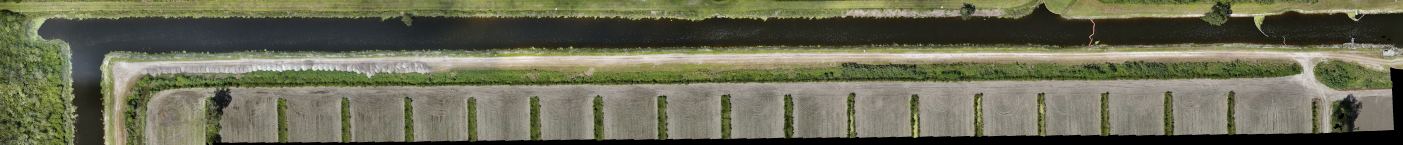
#> input picture maps_image_processing/Figures/sfwmd_2k_top.tif, 1403 x 145 px
$ python water_body_demo.py
#> lines starting #> are read from the running program, lines starting #| are printed output that depends on the picture; after the words box and inside, x2 and y2 are one past the last pixel; in counts of white or black regions, pixels touching at a corner belong together
#> in main, img is the input picture: shape (145, 1403, 3); mean B, G, R 85.4, 107.7, 107.3
### maps_image_processing/grip_sfwmd_top.py
import cv2
import numpy
import math
from enum import Enum

class Pipeline:
    """
    An OpenCV pipeline generated by GRIP.
    """

    def __init__(self):
        """initializes all values to presets or None if need to be set
        """

        self.__blur_type = BlurType.Box_Blur
        self.__blur_radius = 2.7027027027027026

        self.blur_output = None

        self.__hsv_threshold_input = self.blur_output
        self.__hsv_threshold_hue = [0.0, 115.82342954159591]
        self.__hsv_threshold_saturation = [13.758992805755396, 125.11884550084889]
        self.__hsv_threshold_value = [22.93165467625899, 103.47198641765704]

        self.hsv_threshold_output = None

        self.__find_contours_input = self.hsv_threshold_output
        self.__find_contours_external_only = False

        self.find_contours_output = None

        self.__filter_contours_contours = self.find_contours_output
        self.__filter_contours_min_area = 20000.0
        self.__filter_contours_min_perimeter = 0
        self.__filter_contours_min_width = 0
        self.__filter_contours_max_width = 1.0E8
        self.__filter_contours_min_height = 0
        self.__filter_contours_max_height = 1.0E7
        self.__filter_contours_solidity = [0, 100]
        self.__filter_contours_max_vertices = 1000000
        self.__filter_contours_min_vertices = 0
        self.__filter_contours_min_ratio = 0
        self.__filter_contours_max_ratio = 1.0E9

        self.filter_contours_output = None


    def process(self, source0):
        """
        Runs the pipeline and sets all outputs to new values.
        """
        # Step Blur0:
        self.__blur_input = source0
        (self.blur_output) = self.__blur(self.__blur_input, self.__blur_type, self.__blur_radius)

        # Step HSV_Threshold0:
        self.__hsv_threshold_input = self.blur_output
        (self.hsv_threshold_output) = self.__hsv_threshold(self.__hsv_threshold_input, self.__hsv_threshold_hue, self.__hsv_threshold_saturation, self.__hsv_threshold_value)

        # Step Find_Contours0:
        self.__find_contours_input = self.hsv_threshold_output
        (self.find_contours_output) = self.__find_contours(self.__find_contours_input, self.__find_contours_external_only)

        # Step Filter_Contours0:
        self.__filter_contours_contours = self.find_contours_output
        (self.filter_contours_output) = self.__filter_contours(self.__filter_contours_contours, self.__filter_contours_min_area, self.__filter_contours_min_perimeter, self.__filter_contours_min_width, self.__filter_contours_max_width, self.__filter_contours_min_height, self.__filter_contours_max_height, self.__filter_contours_solidity, self.__filter_contours_max_vertices, self.__filter_contours_min_vertices, self.__filter_contours_min_ratio, self.__filter_contours_max_ratio)


    @staticmethod
    def __blur(src, type, radius):
        """Softens an image using one of several filters.
        Args:
            src: The source mat (numpy.ndarray).
            type: The blurType to perform represented as an int.
            radius: The radius for the blur as a float.
        Returns:
            A numpy.ndarray that has been blurred.
        """
#> called with radius = 2.7
        if(type is BlurType.Box_Blur):
            ksize = int(2 * round(radius) + 1)
            return cv2.blur(src, (ksize, ksize))
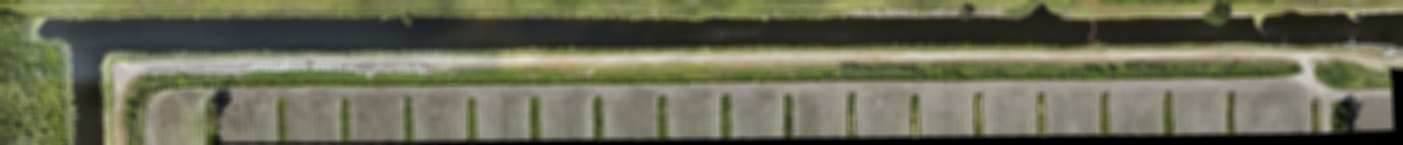
#> returned value: shape (145, 1403, 3); mean of channels 0, 1, 2 85.4, 107.8, 107.4; drawn as B, G, R
        elif(type is BlurType.Gaussian_Blur):
            ksize = int(6 * round(radius) + 1)
            return cv2.GaussianBlur(src, (ksize, ksize), round(radius))
        elif(type is BlurType.Median_Filter):
            ksize = int(2 * round(radius) + 1)
            return cv2.medianBlur(src, ksize)
        else:
            return cv2.bilateralFilter(src, -1, round(radius), round(radius))

    @staticmethod
    def __hsv_threshold(input, hue, sat, val):
        """Segment an image based on hue, saturation, and value ranges.
        Args:
            input: A BGR numpy.ndarray.
            hue: A list of two numbers the are the min and max hue.
            sat: A list of two numbers the are the min and max saturation.
            lum: A list of two numbers the are the min and max value.
        Returns:
            A black and white numpy.ndarray.
        """
        out = cv2.cvtColor(input, cv2.COLOR_BGR2HSV)
#> out: shape (145, 1403, 3); mean H, S, V 32.2, 60.2, 110.3
        return cv2.inRange(out, (hue[0], sat[0], val[0]),  (hue[1], sat[1], val[1]))
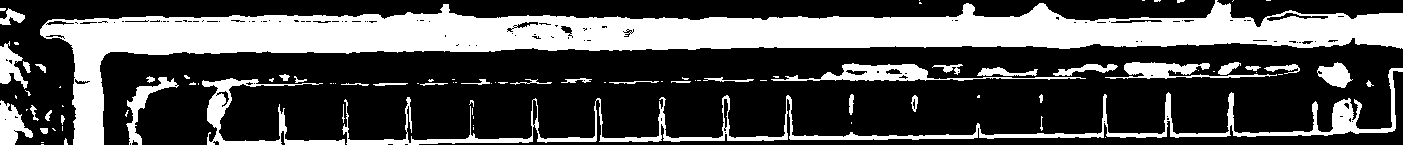
#> returned value: shape (145, 1403); 31.3% white; 94 white regions (53 under 20 px), largest, box (x1, y1, x2, y2) and area: (40, 0, 1403, 145) 45990, (342, 68, 1403, 145) 7152, (202, 78, 345, 145) 1890

    @staticmethod
    def __find_contours(input, external_only):
        """Sets the values of pixels in a binary image to their distance to the nearest black pixel.
        Args:
            input: A numpy.ndarray.
            external_only: A boolean. If true only external contours are found.
        Return:
            A list of numpy.ndarray where each one represents a contour.
        """
        if(external_only):
            mode = cv2.RETR_EXTERNAL
        else:
            mode = cv2.RETR_LIST
        method = cv2.CHAIN_APPROX_SIMPLE
        contours, hierarchy =cv2.findContours(input, mode=mode, method=method)
        return contours

    @staticmethod
    def __filter_contours(input_contours, min_area, min_perimeter, min_width, max_width,
                        min_height, max_height, solidity, max_vertex_count, min_vertex_count,
                        min_ratio, max_ratio):
        """Filters out contours that do not meet certain criteria.
        Args:
            input_contours: Contours as a list of numpy.ndarray.
            min_area: The minimum area of a contour that will be kept.
            min_perimeter: The minimum perimeter of a contour that will be kept.
            min_width: Minimum width of a contour.
            max_width: MaxWidth maximum width.
            min_height: Minimum height.
            max_height: Maximimum height.
            solidity: The minimum and maximum solidity of a contour.
            min_vertex_count: Minimum vertex Count of the contours.
            max_vertex_count: Maximum vertex Count.
            min_ratio: Minimum ratio of width to height.
            max_ratio: Maximum ratio of width to height.
        Returns:
            Contours as a list of numpy.ndarray.
        """
#> called with min_area = 20000, min_perimeter = 0, min_width = 0, max_width = 100000000, min_height = 0, max_height = 10000000, max_vertex_count = 1000000, min_vertex_count = 0
        output = []
        for contour in input_contours:
            x,y,w,h = cv2.boundingRect(contour)
            if (w < min_width or w > max_width):
                continue
            if (h < min_height or h > max_height):
                continue
            area = cv2.contourArea(contour)
            if (area < min_area):
                continue
            if (cv2.arcLength(contour, True) < min_perimeter):
                continue
            hull = cv2.convexHull(contour)
            solid = 100 * area / cv2.contourArea(hull)
            if (solid < solidity[0] or solid > solidity[1]):
                continue
            if (len(contour) < min_vertex_count or len(contour) > max_vertex_count):
                continue
            ratio = (float)(w) / h
            if (ratio < min_ratio or ratio > max_ratio):
                continue
            output.append(contour)
        return output


BlurType = Enum('BlurType', 'Box_Blur Gaussian_Blur Median_Filter Bilateral_Filter')

### maps_image_processing/water_body_demo.py
'''
Simple Python script for demonstrating water body edge detection
pipeline and conversion of water perimeter points into latitude and
longitude coordinates.
'''
#!/usr/bin/env python3
import math
import csv                  # for writing out coordinates to a CSV file
import numpy as np
import cv2                  # OpenCV python library
import grip_sfwmd_top as grip   # GRIP-generated pipeline

def find_bounding_points(contour):
    '''
    Finds and returns the leftmost, rightmost, top, and bottom
    points in the input contour, in that order.

    Note that (x, y) pixel coordinates increase down and right
    with (0, 0) as the top-left corner.
    '''

    left    = contour[0]
    right   = contour[0]
    top     = contour[0]
    bottom  = contour[0]

    for point in contour:
        if point[0][0] < left[0][0]:
            left = point
        elif point[0][0] > right[0][0]:
            right = point

        if point[0][1] < top[0][1]:
            top = point
        elif point[0][1] > bottom[0][1]:
            bottom = point
#> the answer given: y

    return left, right, top, bottom

# [48 lines left out: functions xy_to_latlong, scale_contour, not called in this run]
    #return np.ndarray(shape=(num_points, 1, 2), buffer=np.array(new_contour))

def draw_contour(img, contour):
    '''
    Draws a contour on the input image.
    '''
    cv2.drawContours(img, [contour], 0, (0, 255, 0), 2)
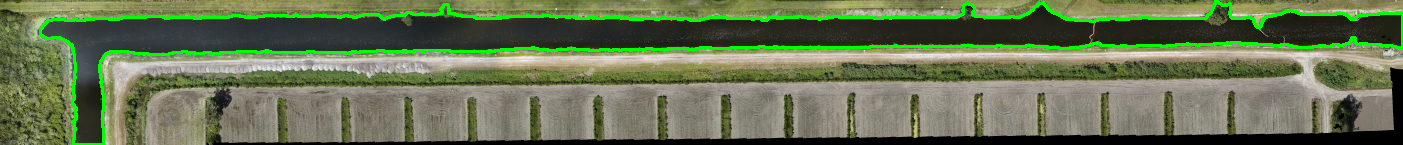
#> img: shape (145, 1403, 3); 4.84% of pixels changed, all inside (x1, y1, x2, y2) = (39, 0, 1403, 145)

def draw_points(img, points):
    '''
    Draws a list of (x, y) points on the input image.
    '''
    for point in points:
        cv2.circle(img, point[0], radius=8, color=(255, 50, 50), thickness=-1)
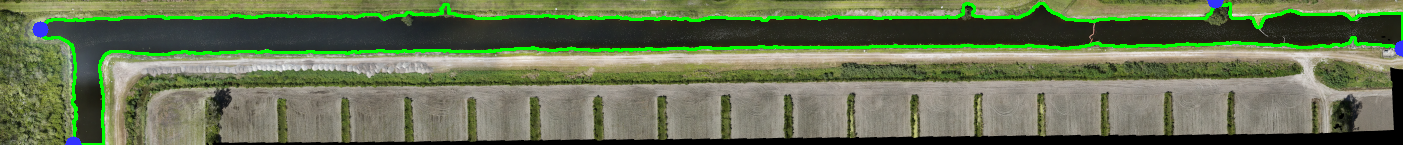
#> img: shape (145, 1403, 3); 0.25% of pixels changed, all inside (x1, y1, x2, y2) = (32, 0, 1403, 145)


def display_image(img):
    '''
    Displays the input image, then waits for the
    user to press any key.
    '''
    cv2.namedWindow('img', cv2.WINDOW_KEEPRATIO)
    cv2.imshow('img', img)
    cv2.resizeWindow('img', 2000, 2000)
    while cv2.getWindowProperty('img', cv2.WND_PROP_VISIBLE) >= 1:
        key = cv2.waitKey(10)
#> (key Esc is pressed here)
        if key != -1:
            cv2.destroyWindow('img')
            break

def main():
    '''
    Main function to demonstrate OpenCV pipeline functionality.
    '''

    # Read in the test image
    img = cv2.imread("Figures/sfwmd_2k_top.tif")

    # Run the image through the pipeline.
    pipeline = grip.Pipeline()
    pipeline.process(img)
    filtered_contours = pipeline.filter_contours_output

    # Make sure we found at least one contour
    assert len(filtered_contours) != 0, "Pipeline did not return any contours. Consider retuning the parameters for the HSV threshold in the pipeline."

    # Take the first contour from the list (which, in our case, is the
    # Newnans Lake contour).
    nnl_contour = filtered_contours[0]
    print(f'Newnans Lake contour generated with {len(nnl_contour)} points.')
    print()

    # Find (x, y) points bounding Newnans Lake.
    nnl_xy = find_bounding_points(nnl_contour)


    # Bound input filename
    bounds_input_filename = 'input-bounds.csv'

    # Prompt the user to collect lat/long bounding points
    print('Manual collection of bounding latitude/longitude points is required.')

    collect_latlong = input('Would you like to collect new points now? (y/N): ')
    if collect_latlong == 'y':
        print(f'Please collect latitudes of top and bottom points on Newnans Lake,\n\
                as well as longitudes of left and right points (highlighted blue),\n\
                using Google Maps or a similar tool. Then add these to the input\n\
                file \'{bounds_input_filename}\' and restart this script.')
        input('Press Enter to see the points drawn on the image. Press any key to\n\
                close the image when you are finished.')

        draw_contour(img, nnl_contour)
        cv2.imwrite("image-with-contour.png", img)
        draw_points(img, nnl_xy)
        display_image(img)

        return

    # Latitude and longitude values for a bounding box around Newnans Lake.
    # Points are arranged South-to-North and East-to-West respectively.
    # Points are read in from input file.
    with open(bounds_input_filename, 'r', encoding='UTF-8', newline='') as csvfile:
        reader = csv.reader(csvfile)

        for row in reader:
            if row[0] == ('Latitude'):
                lat_coords = row
            elif row[0] == ('Longitude'):
                long_coords = row

        nnl_latlong = {
                "lat"   : (float(lat_coords[1]), float(lat_coords[2])),
                "long"  : (float(long_coords[1]), float(long_coords[2]))
        }

    # make sure the lat/long points were pulled in successfully
    assert nnl_latlong

    output_file_name = 'output-coords.csv'
    print(f'Not collecting lat/long bounds. Output will be sent to {output_file_name}.')

    num_latlong_points = int(input("Please enter the number of points you would like to output: "))
    nnl_contour = scale_contour(num_latlong_points, nnl_contour)
    print(f'resulting contour has {len(nnl_contour)} points.')

    latlong_output = xy_to_latlong(nnl_latlong, nnl_xy, nnl_contour)

    # Write lat/long coordinates to output CSV file.
    with open(output_file_name, 'w', encoding='UTF-8', newline='') as csvfile:
        writer = csv.writer(csvfile)

        writer.writerow(['Latitude', 'Longitude'])
        for point in latlong_output:
            writer.writerow([point[1], point[0]])

    draw_contour(img, nnl_contour)
    display_image(img)

if __name__ == "__main__":
    main()

$ run again, with maps_image_processing/Figures/sfwmd_2k_left.tif copied over maps_image_processing/Figures/sfwmd_2k_top.tif
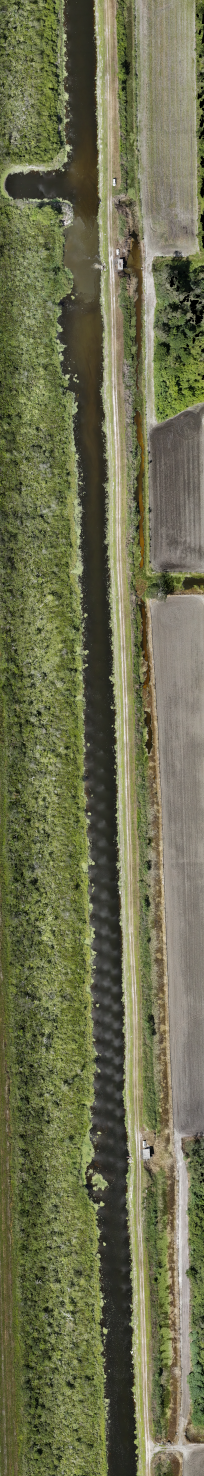
#> input picture maps_image_processing/Figures/sfwmd_2k_left.tif, 204 x 1476 px
#> in main, img is the input picture: shape (1476, 204, 3); mean B, G, R 79.2, 110.6, 109
#> out: shape (1476, 204, 3); mean H, S, V 30.1, 78, 112.9
#> in __hsv_threshold, `return cv2.inRange(out, (hue[0], sat[0], val[0]),  (hue[1], sat[1], va..`:
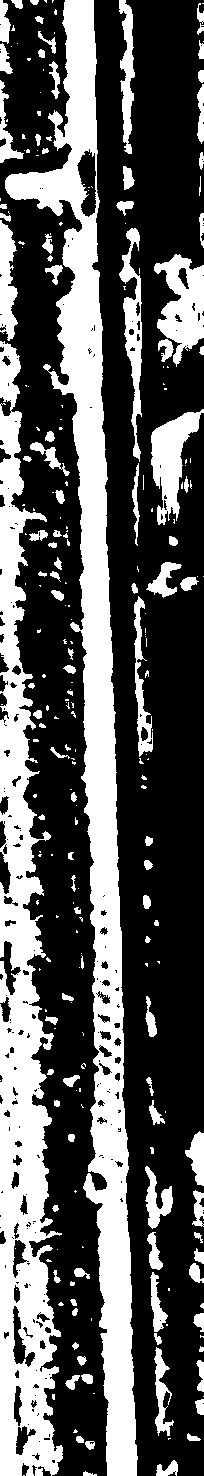
#> returned value: shape (1476, 204); 34.9% white; 262 white regions (150 under 20 px), largest, box (x1, y1, x2, y2) and area: (5, 0, 138, 1476) 45165, (0, 341, 63, 1476) 34692, (154, 254, 204, 367) 3128
#> after the loop in draw_points, `for point in points:`:
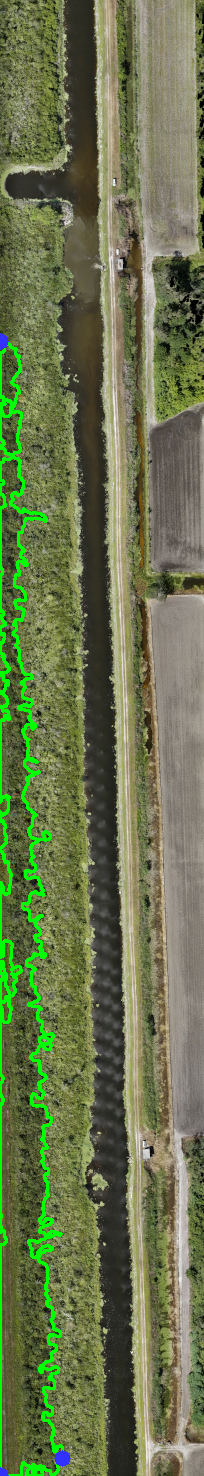
#> img: shape (1476, 204, 3); mean B, G, R 77.4, 116.2, 105.6
